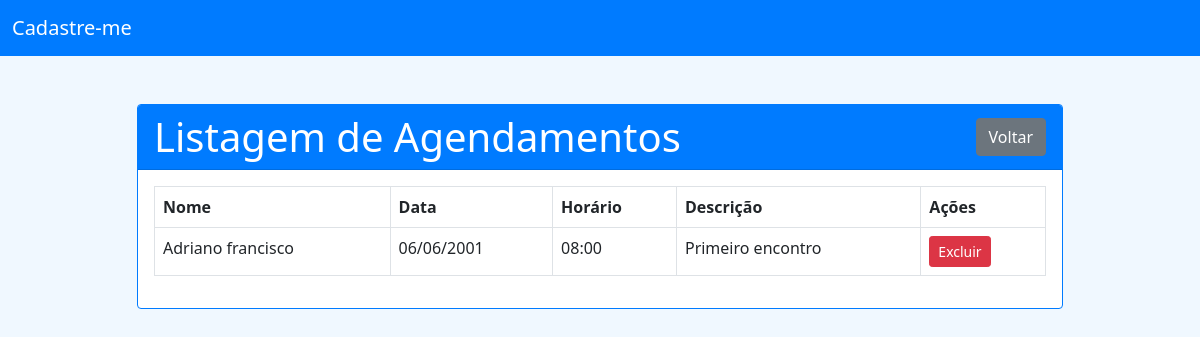
The page /listagem_agendamento/ on the database as committed earlier.
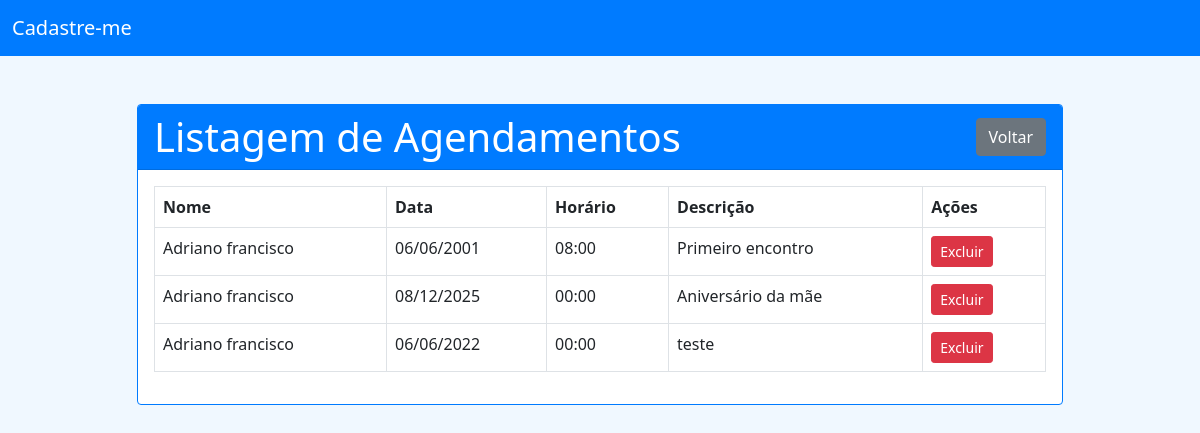
The same page on the database as committed later.
### app_cad_usuarios/models.py (models this page shows, shortened)
class Encontro(models.Model):
    usuario = models.ForeignKey(Usuario, on_delete=models.CASCADE, related_name='encontros')
    data = models.DateTimeField()
    horario = models.TimeField(default='00:00')
    descricao = models.TextField()

class Usuario(models.Model):
    id_usuario = models.AutoField(primary_key=True)
    nome = models.TextField(max_length=255)
    idade = models.IntegerField()
    bairro = models.TextField(max_length=255)
    sexo = models.TextField(max_length=10)
    cidade = models.TextField(max_length=255)

### app_cad_usuarios/views.py (the view)
# urls.py: path('listagem_agendamento/', views.listagem_simples_encontros, name='listagem_agendamento'),
def listagem_simples_encontros(request):
    encontros = Encontro.objects.all()
    return render(request, 'usuarios/listagem_agendamento.html', {'encontros': encontros})

### app_cad_usuarios/templates/usuarios/listagem_agendamento.html (shortened to what this page needs)
<!doctype html>
<html lang="en">
<head>
    <link href="https://cdn.jsdelivr.net/npm/bootstrap@5.0.2/dist/css/bootstrap.min.css" rel="stylesheet">
</head>
<body>
<nav class="navbar navbar-light">
    <div class="container-fluid">
        <a class="navbar-brand" href="#">Cadastre-me</a>
    </div>
</nav>
<div class="container mt-5">
    <div class="row justify-content-center">
        <div class="col-md-10">
            <div class="card">
                <div class="card-header d-flex justify-content-between align-items-center">
                    <h1 class="card-title mb-0">Listagem de Agendamentos</h1>
                    <button class="btn btn-secondary" onclick="location.href='{% url 'home' %}'">Voltar</button>
                </div>
                <div class="card-body">
                    {% if encontros %}
                        <table class="table table-bordered">
                            <thead>
                                <tr>
                                    <th scope="col">Nome</th>
                                    <th scope="col">Data</th>
                                    <th scope="col">Horário</th>
                                    <th scope="col">Descrição</th>
                                    <th scope="col">Ações</th>
                                </tr>
                            </thead>
                            <tbody>
                                {% for encontro in encontros %}
                                    <tr>
                                        <td>{{ encontro.usuario.nome }}</td>
                                        <td>{{ encontro.data|date:"d/m/Y" }}</td>
                                        <td>{{ encontro.horario|time:"H:i" }}</td>
                                        <td>{{ encontro.descricao }}</td>
                                        <td>
                                            <form action="{% url 'excluir_encontro' encontro.id %}" method="post" style="display:inline;">
                                                <button type="submit" class="btn btn-danger btn-sm">Excluir</button>
                                            </form>
                                        </td>
                                    </tr>
                                {% endfor %}
                            </tbody>
                        </table>
                    {% else %}
                        <p>Nenhum agendamento encontrado.</p>
                    {% endif %}
                </div>
            </div>
        </div>
    </div>
</div>
</body>
</html>

Rows that differ between the two databases and show on the page:
added Encontro: usuario.nome "Adriano francisco", data "08/12/2025", horario "00:00", descricao "Aniversário da mãe"
added Encontro: usuario.nome "Adriano francisco", data "06/06/2022", horario "00:00", descricao "teste"
